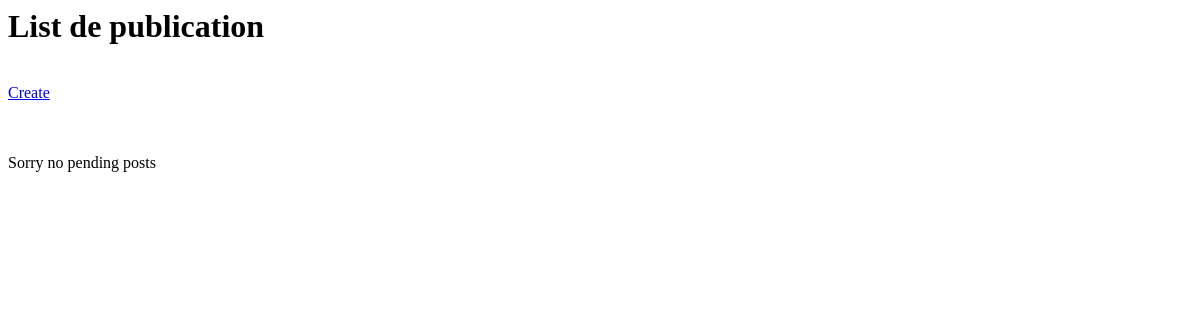
Before: /publications/PubList/ (signed in) with the older database file.
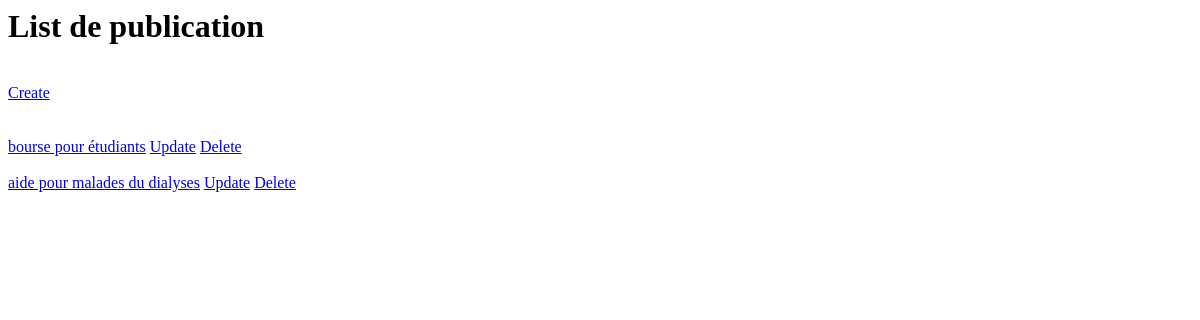
After: the same page with the newer database file.
### publications/models.py (models this page shows, shortened)
class Publication(models.Model):
    id=models.AutoField(primary_key=True)
    titre=models.CharField(max_length=150)
    contenu=models.TextField()
    date=models.DateTimeField(default=timezone.now)
    image=models.ImageField(upload_to='photos/%y/%m/%d', blank=True)
    montant=models.DecimalField(max_digits=20,decimal_places=2)
    user=models.ForeignKey(User,on_delete=models.CASCADE,null=True)
    category = models.ForeignKey(Category, on_delete=models.CASCADE,null=True,blank=True)
    objects = models.Manager()
    class Meta:
        ordering=['-date']

### publications/views.py (the view)
# urls.py: path('PubList/',views.PubList,name='PubList'),
@login_required
def PubList(request):
    publications = Publication.objects.filter(user=request.user)
    return render(request, 'publications/list.html', {'publications': publications})

### templates/publications/list.html (shortened to what this page needs)
<h1> List de publication </h1>
<a href="{% url 'create' %}"  >Create</a>
    {% if publications %}
        {% for p in publications %}
            <a href="{% url 'detail' p.id  %}"  >{{p.titre}}</a>
            <a href="{% url 'update' p.id  %}"  >Update</a>
            <a href="{% url 'delete' p.id  %}"  >Delete</a>
        {% endfor %}
        {% else %}
        <p> Sorry no pending posts </p>
    {% endif %}

Changed rows visible on the page:
added Publication: titre "bourse pour étudiants"
added Publication: titre "aide pour malades du dialyses"
Other visible differences:
text no longer shown: "Sorry no pending posts"
